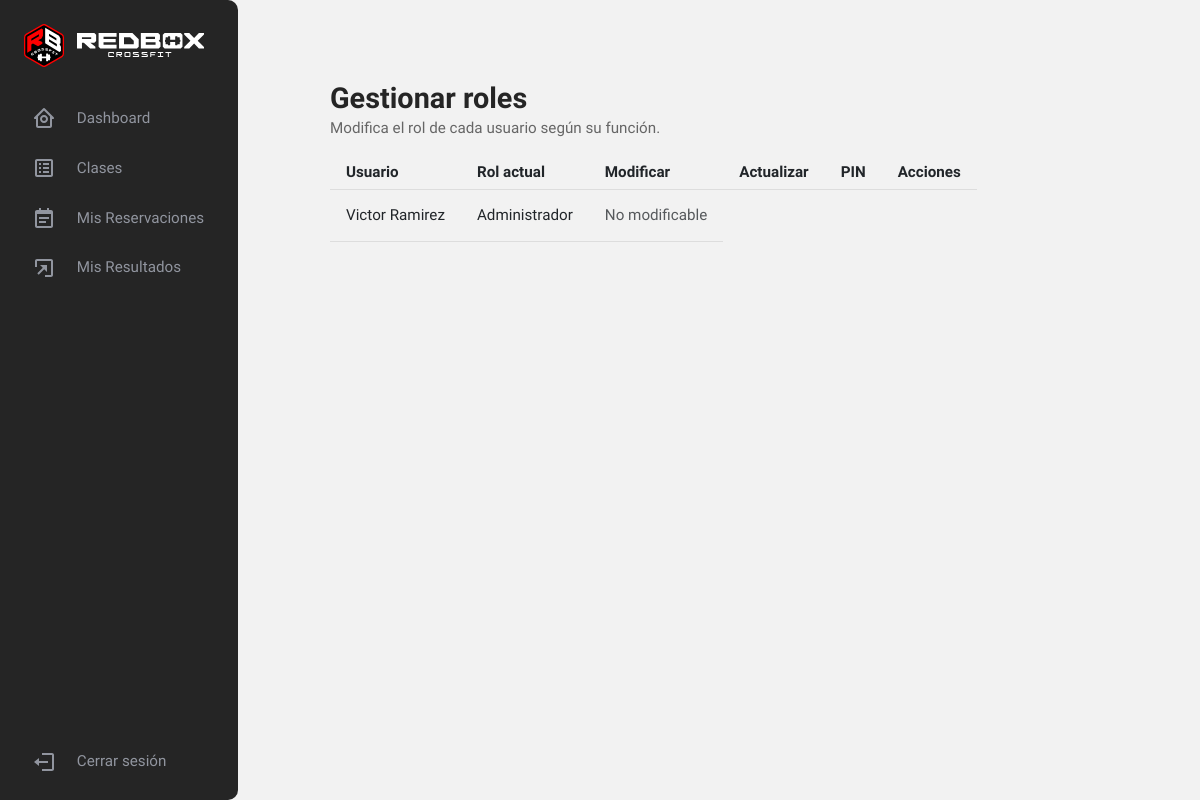
/gestionarroles/ (signed in), run on the app's committed database.
### tasks/models.py (models this page shows, shortened)
class Profile(models.Model):
    ROLE_CHOICES = [
        ('user', 'Usuario'),
        ('coach', 'Coach'),
        ('admin', 'Administrador'),
    ]
    GENDER_CHOICES = [
        ('M', 'Masculino'),
        ('F', 'Femenino'),
        ('O', 'Otro'),
    ]
    PLAN_CHOICES = [
        ('basic', 'Básico'),
        ('premium', 'Premium'),
    ]
    user = models.OneToOneField(User, on_delete=models.CASCADE)
    role = models.CharField(
        max_length=10, choices=ROLE_CHOICES, default='user')
    phone = models.CharField(max_length=20, blank=True)
    birth_date = models.DateField(null=True, blank=True)
    gender = models.CharField(max_length=1, choices=GENDER_CHOICES, blank=True)
    identity_card = models.CharField(max_length=20, blank=True)
    weight = models.FloatField(null=True, blank=True)  # en kilogramos
    height = models.FloatField(null=True, blank=True)  # en metros
    creditos = models.PositiveIntegerField(default=0)  # créditos iniciales
    plan = models.CharField(
        max_length=10, choices=PLAN_CHOICES, default='basic')
    activated_on = models.DateField(null=True, blank=True)
    expires_on = models.DateField(null=True, blank=True)

### tasks/views.py (the view, shortened to what this page needs)
# urls.py: path('gestionarroles/', views.gestionar_roles, name='gestionar_roles'),
@login_required
def gestionar_roles(request):
    if request.user.profile.role != 'admin':
        return redirect('dashboard')
    perfiles = Profile.objects.select_related('user').all()
    return render(request, 'gestionar_roles.html', {
        'perfiles': perfiles,
        'usuario_actual': request.user
    })

### tasks/templates/gestionar_roles.html (shortened to what this page needs)
{% extends 'base.html' %}
{% load static %}
{% load comparadores %}
{% block content %}
<div class="gestion-roles-container mt-5">
    <h2 class="section-title">Gestionar roles</h2>
    <p class="section-description">Modifica el rol de cada usuario según su función.</p>
    <div class="tabla-usuarios-wrapper">
        <table class="tabla-usuarios">
            <thead>
                <tr>
                    <th>Usuario</th>
                    <th>Rol actual</th>
                    <th>Modificar</th>
                    <th>Actualizar</th>
                    <th>PIN</th>
                    <th>Acciones</th>
                </tr>
            </thead>
            <tbody>
                {% for perfil in perfiles %}
                <tr>
                    <td>{{ perfil.user.first_name }} {{ perfil.user.last_name }}</td>
                    <td>{{ perfil.get_role_display }}</td>
                    <td>
                        {% if perfil.user == usuario_actual and perfil.role == "admin" %}
                        <span class="text-muted" style="padding: 0.6rem 0; display: inline-block; min-height: 38px;">
                            No modificable
                        </span>
                    {% endif %}
                </tr>
                {% endfor %}
            </tbody>
        </table>
    </div>
</div>
{% endblock %}

### tasks/static/styles.css (style rules this page uses)
html, body { padding: 0; margin: 0; height: 100%; min-height: 100vh; overflow-x: auto; }
body { font-family: "Plus Jakarta Sans", sans-serif; background: #F2F2F2; background-size: cover; display: flex; flex-direction: row; height: 100vh; overflow: hidden; }
.section-title { margin-bottom: 0rem; font-size: 1.8rem; font-weight: 600; color: #252525; line-height: 1.3; font-family: inherit; }
.section-description { margin-top: 0; font-size: 1rem; color: #666; margin-bottom: 0rem; line-height: 1.5; font-family: inherit; }
.gestion-roles-container { display: flex; flex-direction: column; padding: 1rem; margin-left: 0; width: fit-content; max-width: 100%; }
.tabla-usuarios { width: 100%; border-collapse: collapse; font-size: 0.95rem; margin-top: 1rem; table-layout: auto; }
.tabla-usuarios th, .tabla-usuarios td { padding: 0.3rem 1rem; border-bottom: 1px solid #ddd; vertical-align: middle; }
.section-description { font-size: 0.95rem; color: #666; }
.tabla-usuarios-wrapper { display: inline-block; width: auto; }

### data on the page
Profile: user.first_name "Victor", user.last_name "Ramirez", role "Administrador", shows "No modificable"
